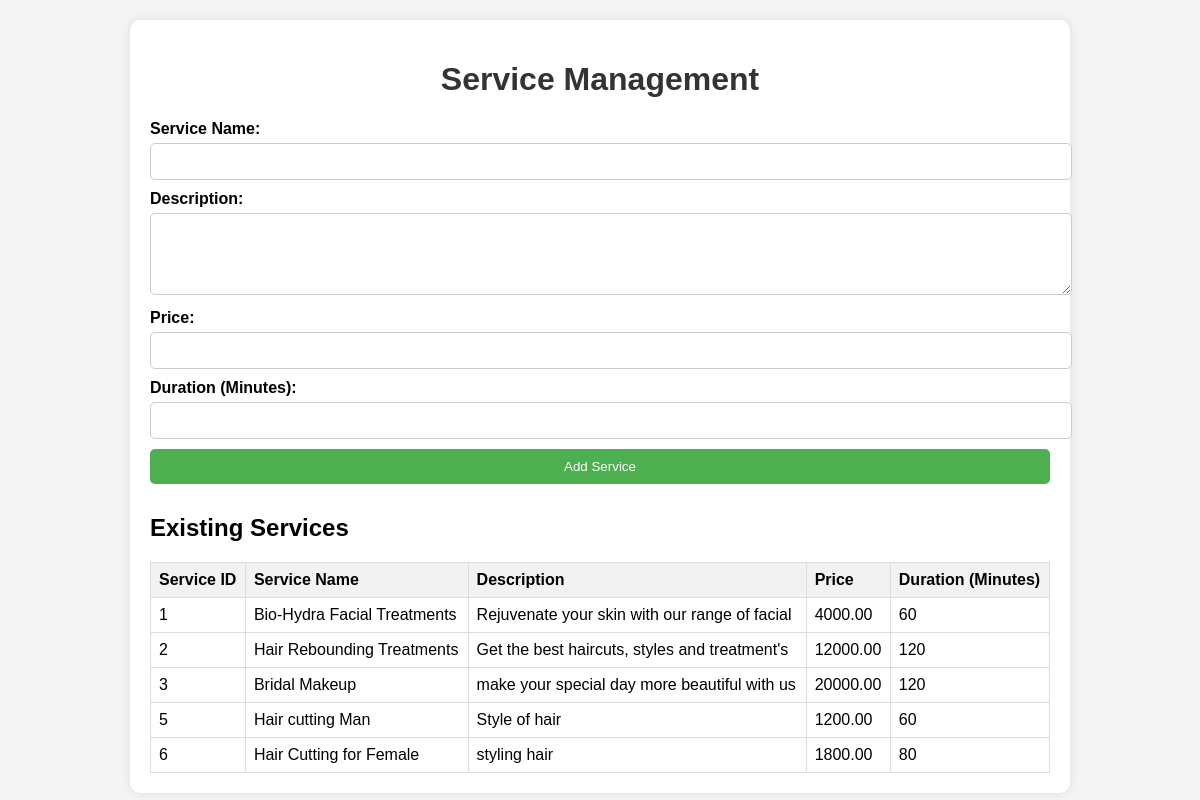
Page /ZTOBCS/Home/addservice.php on the committed database.
### tables this page shows
CREATE TABLE `services` (
  `ServiceID` int(11) NOT NULL,
  `ServiceName` varchar(100) DEFAULT NULL,
  `Description` varchar(255) DEFAULT NULL,
  `Price` decimal(10,2) DEFAULT NULL,
  `DurationMinutes` int(11) DEFAULT NULL
);

### ZTOBCS/Home/addservice.php (the view, shortened to what this page needs)
<?php
$servername = "localhost";
$username = "root";
$password = "";
$dbname = "ztobcs";
$conn = new mysqli($servername, $username, $password, $dbname);
$sql = "SELECT * FROM Services";
$result = $conn->query($sql);
?>
<!DOCTYPE html>
<html lang="en">
<head>
</head>
<body>
<div class="container">
    <h1>Service Management</h1>
    <form method="POST" action="">
        <label for="serviceName">Service Name:</label>
        <input type="text" id="serviceName" name="serviceName" required>
        <label for="description">Description:</label>
        <textarea id="description" name="description" rows="4" required></textarea>
        <label for="price">Price:</label>
        <input type="number" id="price" name="price" step="0.01" required>
        <label for="durationMinutes">Duration (Minutes):</label>
        <input type="number" id="durationMinutes" name="durationMinutes" required>
        <input type="submit" value="Add Service">
    </form>
    <h2>Existing Services</h2>
    <table>
        <tr>
            <th>Service ID</th>
            <th>Service Name</th>
            <th>Description</th>
            <th>Price</th>
            <th>Duration (Minutes)</th>
        </tr>
        <?php
        if ($result->num_rows > 0) {
            while($row = $result->fetch_assoc()) {
                echo "<tr>
                        <td>" . $row['ServiceID'] . "</td>
                        <td>" . $row['ServiceName'] . "</td>
                        <td>" . $row['Description'] . "</td>
                        <td>" . $row['Price'] . "</td>
                        <td>" . $row['DurationMinutes'] . "</td>
                    </tr>";
            }
        } else {
            echo "<tr><td colspan='5'>No services available.</td></tr>";
        }
        ?>
    </table>
</div>
</body>
</html>

### ZTOBCS/Home/addservice.php (style rules this page uses)
body { font-family: Arial, sans-serif; background-color: #f4f4f4; margin: 0; padding: 20px; }
.container { max-width: 900px; margin: 0 auto; background-color: white; padding: 20px; border-radius: 10px; box-shadow: 0 0 10px rgba(0, 0, 0, 0.1); }
h1 { text-align: center; color: #333; }
form { margin-bottom: 20px; }
label { font-weight: bold; display: block; margin-bottom: 5px; }
input[type="text"], input[type="number"], input[type="submit"], textarea { width: 100%; padding: 10px; margin-bottom: 10px; border-radius: 5px; border: 1px solid #ccc; }
input[type="submit"] { background-color: #4CAF50; color: white; border: none; cursor: pointer; }
table { width: 100%; border-collapse: collapse; margin-top: 20px; }
table, th, td { border: 1px solid #ddd; }
th, td { padding: 8px; text-align: left; }
th { background-color: #f2f2f2; }

### rows in the picture
services: ServiceID "1", ServiceName "Bio-Hydra Facial Treatments", Description "Rejuvenate your skin with our range of facial", Price "4000.00", DurationMinutes "60"
services: ServiceID "2", ServiceName "Hair Rebounding Treatments", Description "Get the best haircuts, styles and treatment's", Price "12000.00", DurationMinutes "120"
services: ServiceID "3", ServiceName "Bridal Makeup", Description "make your special day more beautiful with us", Price "20000.00", DurationMinutes "120"
services: ServiceID "5", ServiceName "Hair cutting Man", Description "Style of hair", Price "1200.00", DurationMinutes "60"
services: ServiceID "6", ServiceName "Hair Cutting for Female", Description "styling hair", Price "1800.00", DurationMinutes "80"
